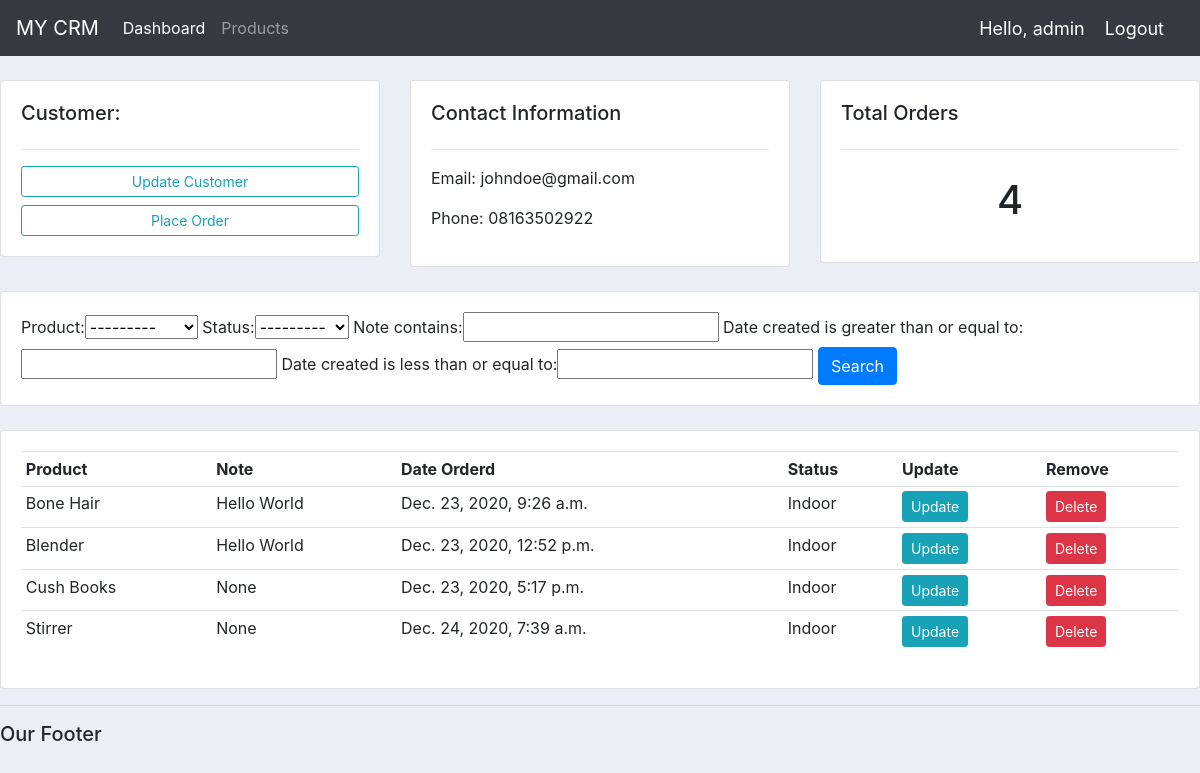
Page /customer/1 (signed in) on the committed database.
### accounts/models.py (models this page shows, shortened)
class Customer(models.Model):
	user = models.OneToOneField(User, null=True, blank=True, on_delete=models.CASCADE)
	name = models.CharField(max_length=200, null = True)
	phone = models.CharField(max_length=200, null = True)
	emai = models.CharField(max_length=200, null = True)
	profile_pic = models.ImageField(default='profile.png', null = True, blank=True)
	date_created = models.DateTimeField(auto_now_add=True, null=True)

class Order(models.Model):
	status =(
			('Indoor','Indoor'),
			('Pending','Pending'),
			('Delivered', 'Delivered'),
		)
	customer = models.ForeignKey(Customer, on_delete = models.SET_NULL, null=True)
	product = models.ForeignKey(Product, on_delete = models.SET_NULL, null=True)
	date_created = models.DateTimeField(auto_now_add=True, null=True)
	status = models.CharField(max_length=200, null=True, choices=status)
	note = models.CharField(max_length=1000, null=True)

class Product(models.Model):
	CATEGORY = (
			('Indoor','Indoor'),
			('Out Door','Out Door'),
		)
	name = models.CharField(max_length=200, null = True)
	price = models.FloatField(null=True)
	category = models.CharField(max_length=200, null = True, choices=CATEGORY)
	description = models.CharField(max_length=200, null = True)
	date_created = models.DateTimeField(auto_now_add=True, null=True)
	tags = models.ManyToManyField(Tag)
	def __str__(self):
		return self.name

### accounts/decorators.py (the view)
		def wrapper_func(request, *args, **kwargs):
			group = None
			if request.user.groups.exists():
				group = request.user.groups.all()[0].name
			if group in allowed_roles:
				return view_func(request, *args, **kwargs)
			else:
				return HttpResponse ('You are not authorised to view this page!')

### accounts/views.py (called while the page is built)
@login_required(login_url='login')
@allowed_users(allowed_roles=['admin'])
def customer(request, pk):
	customer = Customer.objects.get(id=pk)
	orders = customer.order_set.all()
	orders_count = orders.count()
	myFilter = OrderFilter(request.GET, queryset=orders)
	orders = myFilter.qs
	context = {
		'customer':customer,
		'orders':orders,
		'orders_count':orders_count,
		'myFilter':myFilter,
	}
	return render(request, 'accounts/customer.html', context)

### accounts/templates/accounts/customer.html
{% extends 'accounts/main.html' %}
{% block content %}
<br>
<div class="row">
	<div class="col-md">
		<div class="card card-body">
			<h5>Customer:{{ customers.name }}</h5>
			<hr>
			<a class="btn btn-outline-info  btn-sm btn-block" href="">Update Customer</a>
			<a class="btn btn-outline-info  btn-sm btn-block" href="{% url 'create_order' customer.id %}">Place Order</a>
		</div>
	</div>
	<div class="col-md">
		<div class="card card-body">
			<h5>Contact Information</h5>
			<hr>
			<p>Email: {{ customer.emai }}</p>
			<p>Phone: {{ customer.phone }}</p>
		</div>
	</div>
	<div class="col-md">
		<div class="card card-body">
			<h5>Total Orders</h5>
			<hr>
			<h1 style="text-align: center;padding: 10px">{{ orders_count }}</h1>
		</div>
	</div>
</div>
<br>
<div class="row">
	<div class="col">
		<div class="card card-body">
			<form method="get">
				{{ myFilter.form }}
		    <button class="btn btn-primary" type="submit">Search</button>
		  </form>
		</div>
	</div>
</div>
<br>
<div class="row">
	<div class="col-md">
		<div class="card card-body">
			<table class="table table-sm">
				<tr>
					<th>Product</th>
					<th>Note</th>
					<th>Date Orderd</th>
					<th>Status</th>
					<th>Update</th>
					<th>Remove</th>
				</tr>
				{% for order in orders %}
				<tr>
					<td>{{ order.product }}</td>
					<td>{{ order.note }}</td>
					<td>{{ order.date_created }}</td>
					<td>{{ order.status }}</td>
					<td><a class="btn btn-sm btn-info" href="{% url 'update_order' order.id %}">Update</a></td>
					<td><a class="btn btn-sm btn-danger" href="{% url 'delete_order' order.id %}">Delete</a></td>
				</tr>
				{% endfor %}
			</table>
		</div>
	</div>
</div>
{% endblock content %}

### accounts/templates/accounts/navbar.html (shortened to what this page needs)
{% load static %}
<nav class="navbar navbar-expand-lg navbar-dark bg-dark">
  <a class="navbar-brand" href="{% url 'home' %}">MY CRM</a>
  <div class="collapse navbar-collapse" id="navbarNav">
    {% if request.user.is_staff %}
    <ul class="navbar-nav">
      <li class="nav-item active">
        <a class="nav-link" href="{% url 'home' %}">Dashboard <span class="sr-only">(current)</span></a>
      </li>
      <li class="nav-item">
        <a class="nav-link" href="{% url 'products' %}">Products</a>
      </li>
    {% else %}
      <li class="nav-item">
        <a class="nav-link" href="{% url 'account' %}">Accounts</a>
      </li>
    </ul>
    {% endif %}
  </div>
  <span class="hello-msg">Hello, {{ request.user }} </span>
  <span><a class="hello-msg" href="{% url 'logout' %}">Logout</a></span>
</nav>

### accounts/static/css/main.css (style rules this page uses)
body { background-color: #ebeff5; }

### accounts/templates/accounts/navbar.html (style rules this page uses)
.hello-msg { color: #fff; font-size: 18px; margin-right: 20px; }

### rows in the picture
Customer: emai "johndoe@gmail.com", phone "08163502922"
Order: product "Bone Hair", note "Hello World", date_created "Dec. 23, 2020, 9:26 a.m.", status "Indoor"
Order: product "Blender", note "Hello World", date_created "Dec. 23, 2020, 12:52 p.m.", status "Indoor"
Order: product "Cush Books", note "None", date_created "Dec. 23, 2020, 5:17 p.m.", status "Indoor"
Order: product "Stirrer", note "None", date_created "Dec. 24, 2020, 7:39 a.m.", status "Indoor"

### other values in the picture
{{ request.user }} "admin"
{{ orders_count }} "4"
